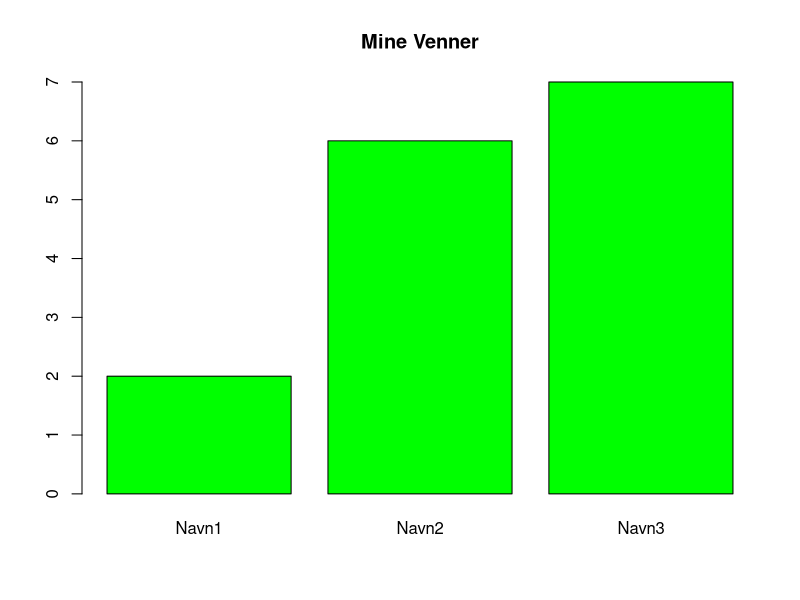

The R source for this figure: (Note: this script raises an error after producing the figure.)
#################################################################
#####                                                       #####
#####                                                       #####
#####                 1. SEMINAR 1020                       #####
#####                                                       #####
#####                                                       #####
#################################################################

#####Velkommen!####
Navn <- c("Navn1", "Navn2", "Navn3")
Alder <- c(2, 6, 7)
barplot(Alder, names.arg = Navn, col = "Green", main = "Mine Venner")
#################################################################
#####                                                       #####
#####                                                       #####
#####                 1. Script og Konsoll                  #####
#####                                                       #####
#####                                                       #####
#################################################################

###   NOEN TIPS TIL Å MANØVRERE SEG I RSTUDIO: ###
##  I SCRIPTET SKRIVER VI KODE. SÅ SENDER VI KODEN TIL "KONSOLLEN. I KONSOLLEN SKJER MAGIEN.
##  CTRL/CMD + ENTER: SENDER KODE
##  CTRL/CMD + ENTER: HVIS DU HAR MARKERT ET STYKKE KODE, SÅ SENDER DEN ALL KODE DU HAR MARKERT
##  CTRL/CMD + ENTER: HVIS DU IKKE HAR MARKERT NOE KODE, SENDER DEN KODELINJEN MARKØREN ER PÅ (DETTE ER LINJE 39, SE TIL VENSTRE)
## EVT. I RSTUDIO KAN DU KLIKKE PÅ "RUN" I ØVRE HØYRE HJØRNE. DA VIL DEN KJØRE KODEN PÅ LINJEN MARKØREN ER PÅ
## <<<--- DISSE GJØR AT JEG KAN SKRIVE KOMMENTARER. ALT ETTER # BLIR IKKE "EVALUERT" AV KONSOLLEN. OM DU SKRIVER 2, 5 ELLER 100 # GJØR INGEN FORSKJELL.

#####     R SOM EN KALKULATOR:    #####

##  PRØV Å SENDE DISSE LINJENE:


#UTREGNING:
1 + 1

##  VI "SPØR" R OM VI HAR RIKTIG SVAR:
##  HVIS 1 + 1 BLIR 2, VIL R SVARE TRUE, HVIS 1 + 1 IKKE BLIR 2, VIL DEN SVARE FALSE
1 + 1 == 2
1 + 2 == 2


##  KONSOLLEN EVALUERER IKKE TING SOM KOMMER ETTER "#"
10 * 10 # + 10 * 3


# <----- FORHOLD DEG TIL KODELINJNENE

#################################################################
#####                                                       #####
#####                                                       #####
#####                       2. OBJEKTER                     #####
#####                                                       #####
#####                                                       #####
#################################################################


## I R LAGER VI "OBJEKTER" AV INFORMASJON.
## DET BETYR: VI "LAGRER" INFORMASJONEN VÅR MIDLERTIDIG I PROGRAMMET (MEN IKKE PÅ MASKINEN!)
## HVA VI LAGRER, KAN VÆRE HVA SOM HELST: VI BARE GIR DET ET NAVN OG BER R HUSKE PÅ DET FOR OSS


##  OBJEKTER LAGER VI VED HJELP AV "<-"
et_tall <- 10
et_tall


##  VI TRENGER IKKE BEGRENSE OSS TIL TALL:
navn <- "Hva skal den inneholde da?!?"
navn

Navn <- "Hvertfall ikke dét"
navn <- 10

## OG ETT OBJEKT KAN INNEHOLDE MER ENN BARE 1 TALL:
Vektor <- 1:10  # LEGG MERKE TIL AT ":" LAGER EN REKKE AV TALL FRA 1 TIL 10.
Vektor

##  OBJEKTER KAN HETE HVA SOM HELST:
lars_sponheim <- "Hver mann sin høne!"
lars_sponheim

##  VED Å KJØRE NAVNET TIL ET OBJEKT, KAN VI HENTE UT INFORMASJONEN OBJEKTET INNEHOLDER, OG ANVENDE INFORMASJONEN. 
##  AKKURAT SOM VI GJORDE OVENFOR, KAN VI GJØRE REGNESTYKKER MED OBJEKTER SOM INNEHOLDER TALL (MEN IKKE DE SOM INNEHOLDER TEKST):

Ti <- 10
Ti
Ti + Vektor
Ti * Vektor
Ti / Vektor
Vektor^2
Vektor^Ti

#EKSPERIMENTER LITT MED Å LAGE OBJEKTER!

## MERK FOR ØVRIG AT R ER SENSITIVT TIL STORE OG SMÅ BOKSTAVER:
## Oppgave: Lag et objekt med samme navn som fornavnet ditt, som inneholder alderen din.






#################################################################
#####                                                       #####
#####                                                       #####
#####                     3. FUNKSJONER                     #####
#####                                                       #####
#####                                                       #####
#################################################################

##  DERSOM VI ØNSKER Å GJØRE NOE I R, FÅR VI SOM REGEL EN FUNKSJON TIL Å GJØRE JOBBEN FOR OSS.
##  EN FUNKSJON ER EN KODESNUTT HVOR VI LEVERER INPUT NOE OG FÅR UT NOE ANNET ETTER AT FUNKSJONEN HAR OMARBEIDET INPUT.
##  HOVEDDELEN AV DET VI SKAL GJØRE I DISSE SEMINARENE, ER Å LÆRE MASSEVIS AV FUNKSJONER OG HVORDAN MAN BRUKER DEM.
##  FUNKSJONER GJØR ENKLE TING, SOM Å FINNE GJENNOMSNITT. OG DE GJØR AVANSERTE TING, SOM Å SPÅ SANNSYNLIGHETEN FOR BORGERKRIG

##  ALLE FUNKSJONER HAR SAMME STRUKTUR:
##  funksjonsnavn(argument1 = , argument2 = , ... argumentK =)

##  funksjonsnavn = NAVNET PÅ FUNKSJONEN
##  argument = "INSTILLINGER" TIL FUNKSJONEN.

##  HJELPESIDEN TIL FUNKSJONER FINNER MAN VED Å KJØRE ?navn
##  DER FINNER MAN argumentene TIL EN FUNKSJON, OG "STANDARDINSTILLINGENE"

## SOM REGEL ER FØRSTE ARGUMENT INPUT, INFORMASJONEN SOM FUNKSJONEN SKAL BRUKE TIL Å PRODUSERE OUTPUT
## DVS.: funksjonsnavn(argument1 = "input")

##  FOR EKSEMPEL (HUSK AT OBJEKTET VÅRT Vektor INNEHOLDER 1 TIL 10):
mean(x = Vektor)
?mean


##  mean HAR ET ARGUMENT "na.rm="
##  I HJELPEFILA SER VI AT na.rm= SIN STANDARDINSTILLING ER "FALSE"
##  na.rm= STÅR FOR "NA REMOVE". "NA" STÅR FOR "NOT AVAILABLE", OG ER DET SAMME SOM "MISSING" I PENSUM.
##  ARGUMENTET na.rm VIL DUKKE OPP I MANGE FUNKSJONER.

##  MAN KAN IKKE BEREGNE ET GJENNOMSNITT DERSOM MAN MANGLER INFORMASJON OM EN AV ENHETENE SOM GJENNOMSNITTET ER BEREGNET OVER.
##  DERFOR FUNGERER IKKE `mean()` HVIS VI ENDRER Vektor TIL DET FØLGENDE:
Vektor2 <- c(10, 2, 3, NA)
mean(x = Vektor2, na.rm = FALSE)

##  VED Å SETTE na.rm=TRUE, FJERNER R ALLE "NA" FØR DEN BEREGNER GJENNOMSNITTET:
mean(x = Vektor2, na.rm = TRUE)



##  ELLERS FUNGERER mean OG MANGE ANDRE MATEMATISKE FUNKSJONER AKKURAT SOM MATEMATIKK:
Vektor <- 1:10
mean(Vektor)
mean(Ti + Vektor)
mean(Ti) + Vektor
mean(Vektor) + Ti


##  HER ER NOEN ANDRE FUNKSJONER SOM BRUKES OFTE:
median(Vektor)
sum(Vektor)
sd(Vektor)
sqrt(Vektor)
length(Vektor)

# TEST PÅ OM DERE FØLGER MED: HVORDAN KUNNE VI REGNET GJENNOMSNITT AV "Vektor" PÅ EGENHÅND? (Uten å bruke `mean()`)

# VI KAN OGSÅ LAGE VÅR EGEN FUNKSJON AV KODEN OVER  (SOM VI DERETTER KAN BRUKE)-
# FORSØK Å ENDRE FUNKSJONEN UNDER SLIK AT DEN RETURNERER DET DOBBELTE AV GJENNOMSNITTET  
gj_snitt <- function(x){
  sum(x)/length(x)
}
gj_snitt(Vektor)

###################################################################
#####                                                         #####
#####                                                         #####
#####                       4. VEKTORER                       #####
#####                                                         #####
#####                                                         #####
###################################################################


##  VI KAN LAGRE EN VARIABEL SOM EN VEKTOR.
##  EN VEKTOR ER EN REKKE AV ELEMENTER AV SAMME TYPE, SOM ER ORDNET I EN BESTEMT REKKEFØLGE (DETTE GJELDER UNIVERSELT, IKKE BARE R)

##  ET DATASETT ER BARE MANGE VEKTORER VED SIDEN AV HVERANDRE (MED EN BESTEMT REKKEFØLGE, SLIK AT HVER RAD INDIKERER EN "ENHET")


##  HVA BETYR DET AT EN VEKTOR HAR ELEMENTER AV "SAMME TYPE"?
##  DET BETYR AT DU IKKE KAN SLÅ SAMMEN TALL OG TEKST.
##  HVILKEN TYPE VEKTOREN HAR, FINNER VI MED FUNKSJONEN class()
##  EN ANNEN FUNKSJON SOM GIR OSS NYTTIG INFO OM OBJEKTER ER str()
##  FOR Å LAGE EN VEKTOR, KAN VI BRUKE ":" OG c()
##  VI HAR SÆRLIG 5 TYPER VEKTORER:


##  HELTALL (INTEGER):
IntegerVektor <- 1:10
class(IntegerVektor)
summary(IntegerVektor)

##  NUMERISK, ALTSÅ MED DESIMALER (NUMERIC):
NumeriskVektor <- 0.5:10
NumeriskVektor
class(NumeriskVektor)
summary(NumeriskVektor)

##  TEKST (CHARACTER):
TekstVektor <- c("kjøtt", "fisk", "vegetar", "vegetar", "fisk",
                 "vegetar", "kjøtt", "kjøtt", "fisk", "vegetar")
class(TekstVektor)
summary(TekstVektor)
table(TekstVektor)

##  FAKTOR, ELLER "KATEGORIER" (FACTOR):
FaktorVektor <- c("Liten", "Middels", "Stor", "Liten",
                  "Liten", "Stor", "Middels", "Stor",
                  "Middels", "Liten")
FaktorVektor <- factor(FaktorVektor)
?factor

FaktorVektor <- factor(c("Liten", "Middels", "Stor", "Liten",
                         "Liten", "Stor", "Middels", "Stor",
                         "Middels", "Liten"))

class(FaktorVektor)
levels(FaktorVektor) # LEGG MERKE TIL AT R HAR KATEGORISERT -- ALFABETISK
summary(FaktorVektor)

##  LOGISKE, SOM BARE TAR VERDIEN TRUE ELLER FALSE, (LOGICAL):
LogiskVektor <- c(TRUE, TRUE, FALSE, TRUE, FALSE,
                  FALSE, TRUE, FALSE, FALSE, FALSE)
class(LogiskVektor)




##  HVIS DU PRØVER Å SETTE SAMMEN ELEMENTER MED FORSKJELLIG TYPE, VIL DE KONVERTERES TIL ELEMENTET MED LAVEST MÅLENIVÅ
eksempel1 <- c("Tekst", 4, TRUE)

class(eksempel1)
str(eksempel1) # str forteller oss også at eksempel1 er character, men forkorter til chr
eksempel1

## OPPGAVE: KJØR KODEN UNDER, HVA KAN DU SI OM MÅLENIVÅET TIL "liste" OG "ikkeliste"?
liste <- list(c("tekst", 'tekst2'), 4, c(TRUE, FALSE))
class(liste)
str(liste)
ikkeliste <- unlist(liste)
class(ikkeliste)
str(ikkeliste)

##  UNNGÅ Å BLANDE MÅLENIVÅER (MED MINDRE DET ER EN GOD GRUNN TIL Å GJØRE DET),
##  vEKTORER BESTÅENDE AV ELEMENTER AV SAMME TYPE ER SOM REGEL LETTEST Å JOBBE MED.




###################################################################
#####                                                         #####
#####                                                         #####
#####               5. INDEKSERING AV VEKTORER                #####
#####                                                         #####
#####                                                         #####
###################################################################

##  HVA BETYR INDEKSERING?
##  JO: HVIS VI HAR EN VEKTOR MED 10 ELEMENTER, MEN VIL HA UT ELEMENT NR. 5, 
##  MÅ VI PÅ EN ELLER ANNET MÅTE BE R OM Å BARE FÅ ELEMENT NR. 5.
##  DA BRUKER VI []

FaktorVektor
FaktorVektor[3]
NumeriskVektor
NumeriskVektor[3]
FaktorVektor[5]
NumeriskVektor[1:5]


##  OFTE ER VI IKKE UTE ETTER AKKURAT ELEMENT NUMMER 3 ELLER 5, 
##  MEN ETTER DE DELENE AV EN VEKTOR SOM TILFREDSSTILLER ETT ELLER ANNET.
##  FOR EKSEMPEL VIL VI KANSKJE HA UT DE SOM HAR STEMT venstre I EN SPØRREUNDERSØKELSE, 
##  ALLE MED INNTEKT UNDER 400 000 ELLER LIGNENDE.

##  which() SVARER OSS PÅ "HVILKE DELER AV DETTE OBJEKTET TILFREDSSTILLER <ET ELLER ANNET>. FOR EKSEMPEL:
NumeriskVektor
NumeriskVektor >= 5
which(NumeriskVektor >= 5)


##  VED Å PUTTE which() INN I [] HENTER VI UT DE ELEMENTENE SOM TILFREDSSTILLER DET VI BER OM
NumeriskVektor[which(NumeriskVektor >= 8)]  ##  DISSE GIR ALTSÅ SAMMERESULTAT
which(NumeriskVektor >= 8)
NumeriskVektor[9:10]                        ##  DISSE GIR ALTSÅ SAMME RESULTAT




##  PÅ SAMME MÅTE KAN VI STILLE R FORSKJELLIGE SPØRSMÅL SOM PROGRAMMET SVARER PÅ:
LogiskVektor

LogiskVektor == FALSE ##  HER SPØR VI PROGRAMMET: "ER ELEMENTET I LogiskVektor FALSE? SÅ GIR DEN OSS TRUE (JA DET ER FALSE),
## ELLER FALSE (NEI DET ER IKKE FALSE) FOR HVERT ELEMENT I LogiskVektor
which(LogiskVektor == FALSE)   ##  HER SPØR VI PROGRAMMET: "HVILKE ELEMENTER I LogiskVektor ER FALSE? SÅ GIR DEN OSS DE ELEMENTNUMRENE SOM HAR FALSE


## OPPGAVE: LAG EN VEKTOR BESTÅENDE AV ALLE HELTALL FRA 100 TIL 1 (I SYNKENDE REKKEFØLGE), 
## OG INDEKSER ELEMENT 20 TIL 40 FRA DENNE VEKTOREN
## DU HAR GJORT RIKTIG DERSOM DU FÅR HELTALLENE FRA 81 TIL 61 I CONSOLE


###################################################################
#####                                                         #####
#####                                                         #####
#####                 6. DATA FRAMES (DATASETT)               #####
#####                                                         #####
#####                                                         #####
###################################################################

## ET DATASETT ER MANGE VEKTORER SATT SAMMEN SOM KOLONNER.
## REKKEFØLGEN ER VIKTIG: HVER RAD INDIKERER EN VISS ENHET.

##  VI KAN LAGE ET DATASETT AV VEKTORENE VÅRE SLIK:
##  LEGG MERKE TIL ARGUMENTET "stringsAsFactors". VANLIGVIS BLIR "TEKST"-VEKTORER OMGJORT TIL FAKTORER, MEN DET SKRUR VI AV MED DETTE ARGUMENTET,
##  FORDI VI VIL BEHOLDE DE SOM TEKST.
datasett <- data.frame(IntegerVektor, NumeriskVektor,
                       TekstVektor, FaktorVektor, LogiskVektor,
                       stringsAsFactors = FALSE)

TekstVektor
class(datasett)
datasett
?data.frame


##  FOR Å GJØRE DET MER ELEGANT, KAN VI SPESIFISERE NAVN PÅ KOLONNENE:
datasett2 <- data.frame(id = IntegerVektor,
                        sovn = NumeriskVektor,
                        middag = TekstVektor,
                        mengde = FaktorVektor,
                        stringsAsFactors = FALSE)
datasett2

##  MED View() KAN VI SE PÅ DATASETTET I STEDET FOR Å PRINTE I KONSOLLEN:
View(datasett2)


##  FOR Å HENTE UT EN KOLONNE, BRUKER VI $ SLIK:
##  <navn på datasettet>$<navn på kolonne>
datasett2$sovn
datasett2$middag

##  ... OG INDEKSERER PÅ SAMME MÅTE SOM OVENFOR:
datasett2$middag[which(datasett2$middag == "fisk")]
datasett2$sovn[which(datasett2$middag == "fisk")]

datasett2

##  VI MÅ IKKE BRUKE $. VI KAN OGSÅ BRUKE []
##  NÅR ET OBJEKT HAR FLERE DIMENSJONER (SOM DATASETT SOM HAR 2: RADER OG KOLONNER), KAN VI BRUKE KOMMA I [,] TIL Å SPESIFISERE RADER OG KOLONNER
##  SLIK: [rad,kolonne]

datasett[3, 4]

datasett[2:5, 3]
datasett2[c(1, 3), c(2, 3)]
##  HVIS DET ER TOMT PÅ ENTEN PLASSEN TIL RADER ELLER TIL KOLONNER, HENTER R ALLE:
datasett2[2:5, ]
datasett2[which(datasett2$sovn >= 5), ]


##  VI KAN OGSÅ BRUKE NAVNENE PÅ KOLONNENE:
datasett[, "NumeriskVektor"]
datasett[, c("sovn", "middag")]
datasett2[, c("sovn", "middag")]

##  c() BRUKES TIL Å KOMBINERE ELEMENTER I DEN ORDNEDE REKKEFØLGEN VI ØNSKER:
datasett[c(6, 5, 2), c("TekstVektor", "NumeriskVektor", "IntegerVektor")]
datasett[c(6, 5, 2), c(2, 3)]


datasett
## OPPGAVE: LAG TEKSTVEKTOREN "tekst" SOM BESTÅR  av DE TO VERDIENE "to" OG "tre".
## LAG OGSÅ EN TALLVEKTOREN "tall" BESTÅENDE AV TALLENE FRA 1 TIL 10. 
## OPPRETT DERETTERET DATASETT BESTÅENDE AV DE TO VARIABLENE VED HJELP AV data.frame
## INSPISER DATA, OG DISUKTER HVA SOM SKJER MED SIDEMANNEN



###################################################################
#####                                                         #####
#####                                                         #####
#####                         7. GRAFIKK                      #####
#####                                                         #####
#####                                                         #####
###################################################################


##  GRAFIKK ER HELT SENTRALT, BÅDE FOR Å FORSTÅ OG FOR Å FORMIDLE STATISTISKE RESULTATER (OG FORDI DET ER GØY).
##  VI KAN LAGE ET HELT ENKELT TO-DIMENSJONALT PLOT MED plot()
##  DET FUNGERER SLIK: plot(x-aksen, y-aksen)
plot(datasett$IntegerVektor, datasett$NumeriskVektor)

## VI KOMMER TIL Å BRUKE FUNKSJONEN ggplot() FRA PAKKEN ggplot2, SOM ER EN ANNEN MÅTE Å PLOTTE PÅ -- OFTE ENKLERE "OUT OF THE BOX" ENN plot()
## DET FINNES EKSTREMT MANGE PAKKER SOM INNEHOLDER FUNKSJONER SOM IKKE FØLGER MED GRUNNINSTALLASJONEN AV R. 
## FOR Å BRUKE FUNKSJONER FRA PAKKER, MÅ VI KJKØRE TO LINJER MED KODE (Først installere og så fortelle R at denne skal være i denne sesjonens bibliotek):

install.packages("ggplot2")
library(ggplot2)

## NÅ KAN VI BRUKE FUNKSJONEN ggplot() FRA PAKKEN ggplot2:

prikkeplot <- ggplot(datasett, aes(x = IntegerVektor, y = NumeriskVektor))
prikkeplot

## VI MÅ LEGGE TIL EN "LAYER" FOR Å FÅ INN DATA
prikkeplot + geom_point()

##   (FULL OVERSIKT OVER PUNKTER FINNER DU HER: http://sape.inf.usi.ch/quick-reference/ggplot2/shape)
prikkeplot + geom_point(shape = 1)


##  VI KAN OGSÅ FARGELEGGE BASERT PÅ VERDIEN I EN ANNEN KOLONNE:
prikkeplot <- prikkeplot + geom_point(aes(color = TekstVektor))
prikkeplot
##  LA OSS SETTE NAVN PÅ X- OG Y-AKSEN
prikkeplot <- prikkeplot + labs(x = "Antall øl drukket", y = "Hodepineindeks")
prikkeplot

##  DE SOM VIL HA LITT Å BRYNE SEG PÅ, KAN PRØVE Å FORSTÅ ALT SOM FOREGÅR HER:
ggplot(datasett, aes(x = IntegerVektor, y = NumeriskVektor)) +
  geom_point(aes(color = TekstVektor, size = as.numeric(FaktorVektor)), shape = 64) +
  labs(x = "Antall øl drukket", y = "Hodepineindeks",
       color = "Middag", size = "Kg mat konsumert",
       title = "Tulleplot") +
  theme_classic()+
  theme(panel.grid.major.y = element_line(color = "gray", linetype = "dashed"),
        axis.line = element_line(arrow = arrow()))

## ggplot() GJØR DET LETT Å SE MANGE VARIABLER I SAMMENHENG, MEN VI MÅ OFTE JOBBE FOR Å VISUALISERE INFORMASJONEN EFFEKTIVT 
##VI må først installere og aktivere pakken "ggthemes"
install.packages("ggthemes")
library(ggthemes)

ggplot(datasett, aes(x = IntegerVektor, y = NumeriskVektor)) +
  geom_point(aes(color = TekstVektor, size = as.numeric(FaktorVektor)), shape = 1) +
  labs(x = "Antall øl drukket", y = "Hodepineindeks",
       color = "Middag", size = "Kg mat konsumert",
       title = "Tulleplot") +
  theme_tufte() +
  theme(panel.grid.major.y = element_line(color = "gray", linetype = "dashed"),
        axis.line = element_line(arrow = arrow()))



###################################################################
#####                                                         #####
#####                                                         #####
#####                         8. Tabulere                     #####
#####                                                         #####
#####                                                         #####
###################################################################

##  TABULERING ER EN SENTRAL DEL AV PENSUM
##  FOR Å LAGE TABELLER OG KRYSSTABELLER, BRUKER VI table()



table(datasett$IntegerVektor)
table(datasett$LogiskVektor)
table(datasett$FaktorVektor)    ##  ALTSÅ: 4 ENHETER HAR VERDIEN "Liten"

table(datasett$FaktorVektor, datasett$LogiskVektor) ## 3 ENHETER HAR KOBINASJONEN "Stor" OG "FALSE"


##  SOM ALLE ANDRE TING, KAN VI LAGRE TABELLER SOM OBJEKTER:
tabell <- table(datasett$FaktorVektor, datasett$LogiskVektor)

tabell
class(tabell)
str(tabell)


##  I STEDET FOR Å FÅ ANTALL ENHETER, KAN VI BEREGNE ANDEL ENHETER:
sum(tabell)                         ##  DET ER TI ENHETER. DELER VI HVER CELLE I TABELLEN PÅ DETTE, FÅR VI ANDEL.
tabell / sum(tabell)                  ##  ANDEL
tabell_andel <- tabell/sum(tabell)

datasett
# SIDEN VI IKKE TRENGER DISSE TULLEDATAENE VIDERE KAN VI FJERNE ALT FRA "ENVIRONMENT"
rm(list = ls())

# LAGRE SCRIPTET PÅ PCEN DERES VED Å TRYKKE PÅ CTRL/CMD + S (DERE KAN SKIFTE WORKING DIRECTORY FØRST)
# KALL FILEN FOR SEMINAR1
# FILEN SKAL NÅ DUKKE OPP UNDER FILES I PANELET NEDE TIL HØYRE SOM SEMINAR1.R


##### FØR NESTE SEMINAR #####

##  ETTER HVERT SEMINAR LEGGER JEG UT OPPGAVER OG EN INTRODUKSJON TIL NESTE SEMINAR PÅ GITHUB, JEG LENKER TIL DETTE GJENNOM CANVAS. 
##  JEG TAR I MOT SPØRSMÅL OM OPPGAVENE PÅ STARTEN AV NESTE SEMINAR, JEG GIR OGSÅ GJERNE MER DETALJERTE
##  TILBAKEMELDINGER PÅ CANVAS. 

##  ALL VIKTIG INFORMASJON KOMMER GJENNOM CANVAS.

##### NESTE GANG #####

# 1. Kort gjennomgang av hjemmeoppgaver
# 2. Organisering av arbeid i R-studio
# 3. Laste inn data
# 4. Tabulering
# 5. Deskriptiv statistikk
# 6. Enkel omkoding
# 7. Boxplot
# 9. Arbeid med oppgaver